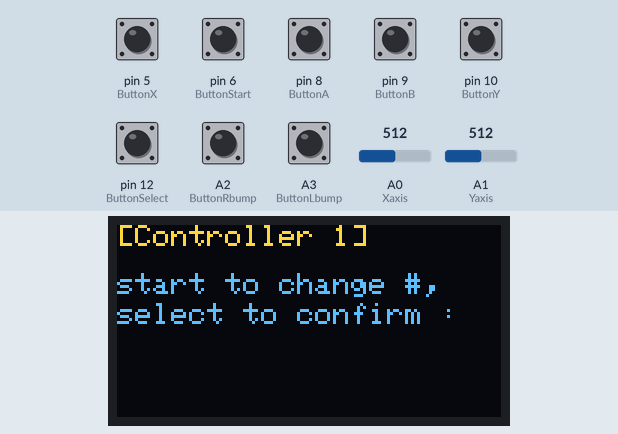
A sketch run on a simulated Arduino Uno, built with avr-gcc and run on an emulated ATmega328P. Parts: 128×64 one-colour display. The inputs (shaded band) are chosen by the test bench; at power-on: pin 6 (ButtonStart), pin 12 (ButtonSelect) HIGH, A2 (ButtonRbump), A3 (ButtonLbump), pin 5 (ButtonX), pin 8 (ButtonA), pin 9 (ButtonB), pin 10 (ButtonY) LOW, A0 (Xaxis) = 512, A1 (Yaxis) = 512. The OLED is the two-colour kind (top 16 rows yellow); the display library's start-up logo is not drawn; no radio packets arrive unless stated; what the sketch prints to the serial monitor is not drawn.

Above: at 5.2 s.
5.3 s: pin 12 (ButtonSelect) pulled LOW for 0.15 s
7.1 s: A0 (Xaxis) set to 716
9.0 s: A1 (Yaxis) set to 716
10.9 s: A3 (ButtonLbump) pulled HIGH for 0.15 s
12.5 s: A0 (Xaxis) set to 900
14.4 s: A3 (ButtonLbump) pulled HIGH for 1 s
Timing chart, 0 to 17.4 s (numbered marks = the images above; inputs shaded):
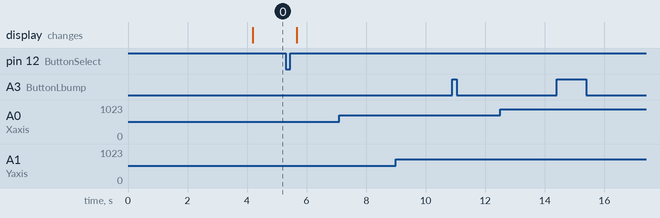

The sketch:

initial_controller_sketch_largejs.ino
```cpp
//using LARGE JS
#include <SPI.h>
#include <Wire.h>
#include "RF24.h"
#include <Adafruit_GFX.h>
#include <Adafruit_SSD1306.h>

/*DEFINE SETUPS*/
#define OLED_RESET 4
Adafruit_SSD1306 display(OLED_RESET);

/*PIN SETUPS*/
int ButtonA = 8;
int ButtonB = 9;
int ButtonX = 5;
int ButtonY = 10;
int ButtonStart = 6;//gotta define these after final implementation
int ButtonSelect = 12;
int ButtonRbump = A2;
int ButtonLbump = A3;
int Xaxis = A0;
int Yaxis = A1;
int count = 0;
bool cntrl_assign = false;
RF24 radio(7,11);
byte addresses[][6] = {"1Node","2Node"}; //first is check pipe second is feedback
long pipeassign;
long getassign;
/*setup======================================================*/
void setup() {
//start lcd
Serial.begin(115200);
  display.begin(SSD1306_SWITCHCAPVCC, 0x3C);
  display.display();
  delay(4000);
  display.clearDisplay();
//start radio
  radio.begin();//start it
  radio.setDataRate(RF24_2MBPS);
  radio.setPALevel(RF24_PA_MAX);
  radio.openWritingPipe(addresses[1]);
  radio.openReadingPipe(1,addresses[0]);//open check pipe
  radio.startListening();//start listening on the pipe
//button setup
  pinMode(ButtonA,INPUT);
  pinMode(ButtonB,INPUT);
  pinMode(ButtonY,INPUT);
  pinMode(ButtonX,INPUT);
}
/*loop=======================================================*/
long selector = 1;
void loop() {
    display.clearDisplay();
    display.setTextSize(1);
    display.setTextColor(WHITE);
  while(!cntrl_assign){//while not assigned, check for assignment value
      delay(100);
      display.clearDisplay();
      display.setTextSize(1);
      display.setTextColor(WHITE);
      display.setCursor(0,16);
      display.println("start to change #,");
      display.setCursor(0,26);
      display.println("select to confirm :");

        //cntrl_assign = true;

      if(digitalRead(ButtonStart) == LOW){
        selector++;
        if (selector == 5){selector = 1;}
      }
      if (selector == 1){
        display.setCursor(0,0);
        display.println("[Controller 1]");
      }
      else if (selector == 2){
        display.setCursor(0,0);
        display.println("[Controller 2]");
      }
      else if (selector == 3){
        display.setCursor(0,0);
        display.println("[Controller 3]");
      }
      else if (selector == 4){
        display.setCursor(0,0);
        display.println("[Controller 4]");
      }
      display.display();
      if(digitalRead(ButtonSelect) == LOW){
         cntrl_assign = true;
      }
    }
  long dispnum = selector - 1;
  radio.stopListening();
  radio.openWritingPipe(addresses[1]);

  while(cntrl_assign){
    unsigned long sendmsg = statusreturn(dispnum);
    radio.write(&sendmsg,sizeof(unsigned long));
    delay(10);
    if(count>=20){
  //    update screen stuff
  //    check battery levels

      display.clearDisplay();
      display.setTextSize(1);
      display.setTextColor(WHITE);
      display.setCursor(0,30);
      display.println("ctrl #");
      display.setTextSize(2);
      display.setCursor(20,40);
      display.print(selector,DEC);
      display.display();
      count = 0;
    }
    count++;
  }

}
/*statusreturn===============================================*/
long statusreturn(long cntrlnum){ //status of all states
  long stat = 0;
  long a     = digitalRead(ButtonA);
  long b     = digitalRead(ButtonB);
  long x     = digitalRead(ButtonX);
  long y     = digitalRead(ButtonY);
  long sta   = digitalRead(ButtonStart);
  long sel   = digitalRead(ButtonSelect);
  long rbump = digitalRead(ButtonRbump);
  long lbump = digitalRead(ButtonLbump);
  long xax   = map(analogRead(Xaxis),0,1023,1023,0)/4;
  long yax   = analogRead(Yaxis)/4;
  //OR the bitshifted states to make 4 byte state
  //DIO 0-7B
  //Analog 8-15B, 16-23B
  //controller number 24-31B
  stat |= (a);
  stat |= (b << 1);
  stat |= (x << 2);
  stat |= (y << 3);
  stat |= (sta << 4);
  stat |= (sel << 5);
  stat |= (rbump << 6);
  stat |= (lbump << 7);
  stat |= (xax << 8);
  stat |= (yax << 16);
  stat |= (cntrlnum << 24);
  Serial.println(stat,HEX);

  return stat;
}//end statusreturn
```

Measured:
- after the input at 7.1 s, every drawn part: stays the same
- after the input at 9.0 s, every drawn part: stays the same
- after the input at 10.9 s, every drawn part: stays the same
- after the input at 12.5 s, every drawn part: stays the same
- after the input at 14.4 s, every drawn part: stays the same
